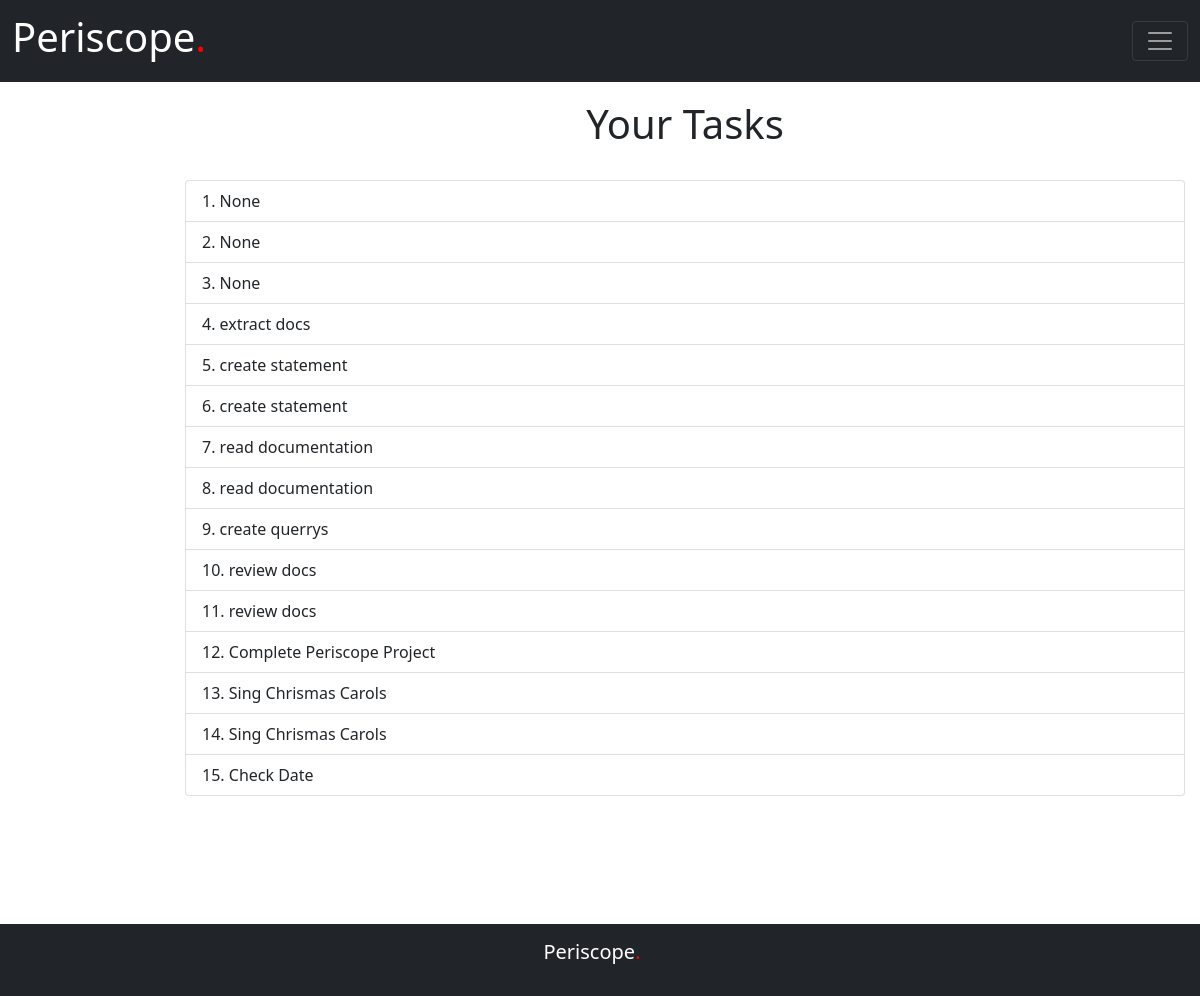
Page /em/tasks (signed in) on the committed database.
### models.py (models this page shows)
class Tasks(db.Model):
    id = db.Column(db.Integer, primary_key=True)
    data = db.Column(db.String(15000))
    date = db.Column(db.DateTime(timezone=True), default=func.now())
    user_id = db.Column(db.Integer, db.ForeignKey('employee.id'))

### views.py (the view)
@views.route('/em/tasks')
def tasks():
    tasksList = db.session.query(Tasks)
    user_id=current_user.id
    today = date.today().isoformat()
    return render_template("tasks.html", tasksList = tasksList, user_id=user_id, today=today)

### __init__.py (called while the page is built)
def create_app():
    app = Flask(__name__)
    app.config['SECRET_KEY'] = 'BPY0pW1ziAWPMbY1IUoSKQsXFEcx5gIQ'
    app.config['SQLALCHEMY_DATABASE_URI'] = f'sqlite:///{DB_NAME}'
    db.init_app(app)
    from .views import views
    from .auth import auth
    app.register_blueprint(views, url_prefix='/')
    app.register_blueprint(auth, url_prefix='/')
    from .models import Employee,Tasks, Supervisor, Admin
    create_database(app)
    login_manager = LoginManager()
    login_manager.login_view='auth.login'
    login_manager.init_app(app)
    @login_manager.user_loader
    def load_user(id):
        return Employee.query.get(int(id))
    return app

### templates/tasks.html (shortened to what this page needs)
{% extends "base.html" %}
{%block content%}
<div style="
width: 1000px;
margin-left: 185px;
">
    <h1 style="margin-top: 100px;" align="center">Your Tasks</h1>
    <br>
    <ol class="list-group list-group-numbered" id="tasks"  style="margin-bottom: 200px;">
        {% for task in tasksList%}
        {% if task.user_id == user_id %}
    <li class="list-group-item" >{{task.data}}</li>
    {% endif %}
    {% endfor %}
    </ol>
</div>
{%endblock%}

### rows in the picture
Tasks: data "None"
Tasks: data "None"
Tasks: data "None"
Tasks: data "extract docs"
Tasks: data "create statement"
Tasks: data "create statement"
Tasks: data "read documentation"
Tasks: data "read documentation"
Tasks: data "create querrys"
Tasks: data "review docs"
Tasks: data "review docs"
Tasks: data "Complete Periscope Project"
Tasks: data "Sing Chrismas Carols"
Tasks: data "Sing Chrismas Carols"
Tasks: data "Check Date"
